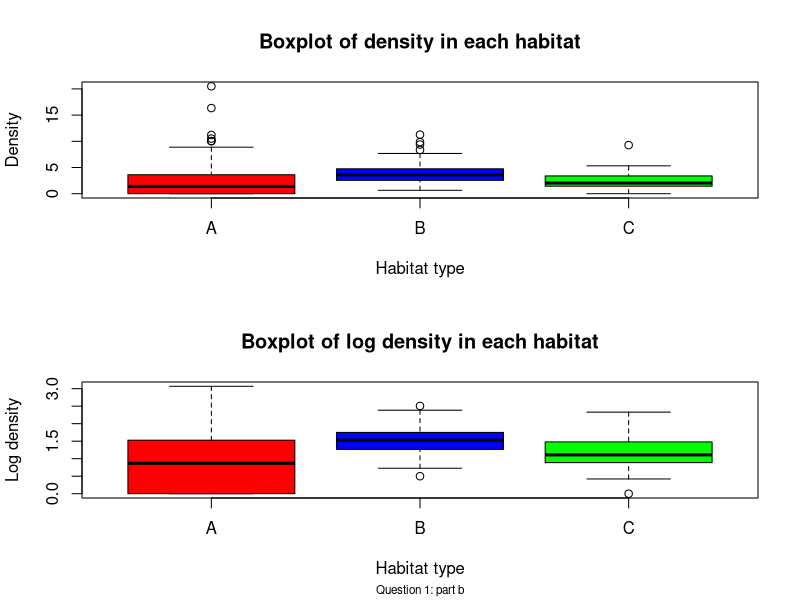
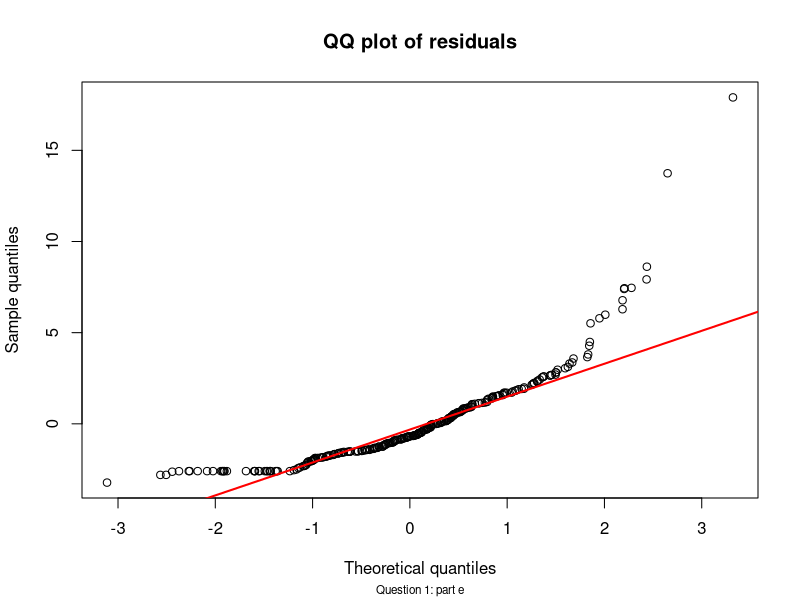

These figures' R source, in order:
## Question 1: Wild Life Population Density

#a

#Initializing the environment
setwd("~/Desktop/Statistical Computing/CW/Statistical-Computing-CW1")
eco.df <- read.table("ecoStudy.txt",header = T)

#Turning habitat variable into factor to allow for plotting and analysis of that variable
eco.df$habitat <- factor(eco.df$habitat,levels=c("A","B","C"),labels=c("A","B","C"))
attach(eco.df)

#i
round(min(density),3)
#minimum density is 0

#Selecting 1st quantile from the density column of eco-study dataset
round(quantile(density)[[2]],3)
#1st quantile of density is 1.413 to (3 d.p.)

round(median(density),3)
#Median of density is 2.744 (3 d.p.)

round(mean(density),3)
#Mean of density is 3.103 (3 d.p.)

#Selecting 3rd quantile
round(quantile(density)[[4]],3)
#3rd quantile of density is 4.193 (3 d.p.)

round(max(density),3)
#maximum value of density is 20.497 (3 d.p.)

#ii
table(habitat)
#For habitat A, B and C there are 100, 125 and 75 observations in each respectively

#b

#Creating new column in eco-study dataframe which is log of density+1
eco.df$logDensity <- log(density + 1)
attach(eco.df)

#Saving plot created below to pdf file called Boxplot.pdf into current directory (set at start up)
pdf(file="Boxplot.pdf")

#Creating graphic of side by side box plots
par(mfrow=c(2,1))

boxplot(density~habitat,
        main="Boxplot of density in each habitat",
        xlab="Habitat type",
        ylab="Density",
        col=c("red","blue","green"))

boxplot(logDensity~habitat,
        main="Boxplot of log density in each habitat",
        xlab="Habitat type",
        ylab="Log density",
        col=c("red","blue","green"),
        sub="Question 1: part b",
        cex.sub = 0.7)

dev.off()

#c

#i
#Creating vectors to store the observed densities of each habitat type
density.A <- density[habitat=="A"]
density.B <- density[habitat=="B"]
density.C <- density[habitat=="C"]

#calculating the denominator of F statistic
F.stat.denom <- (sum((density.A-mean(density.A))^2)+
                   sum((density.B-mean(density.B))^2)+
                   sum((density.C-mean(density.C))^2))/(300-3)

#calculating the numerator of F statistic
F.stat.numerator <- ((100*((mean(density.A)-mean(density))^2))+
                       (125*((mean(density.B)-mean(density))^2))+
                       (75*((mean(density.C)-mean(density))^2)))/2

#Calculating the F statistic
F.stat <- F.stat.numerator/F.stat.denom
#F statistic is 10.5 to 3 s.f.

#ii
#Finding p-value, as pf is probability that x from a RV X~F_{2}{297} is less than F.stat value the probability to be equal or larger is 1-pf
1-pf(F.stat,2,297)
#p-value is 0.0000400 to 3 s.f.

#d
#First, I create a function to calculate the numerator and denominator for one habitat type
F.stat <- function(vec=NULL){
  
  numerator<-(length(vec)*(mean(vec)-mean(density))^2)/2
  denominator<-(sum((vec-mean(vec))^2))/(300-3)
  
  #Storing in a list so can extract both values from the function output
  output <- list("num"=numerator,"den"=denominator)
  
  return(list("num"=numerator,"den"=denominator))
}

#Applying the function to each habitat type separately using the tapply function
tapply.out.Fstat<-tapply(density,habitat,FUN=F.stat)

#Calculating the F statistic by extracting and summing the numerator and denominator parts of the tapply output
tapply.F.stat<-sum(c(tapply.out.Fstat$A$num,tapply.out.Fstat$B$num,tapply.out.Fstat$C$num))/
  sum(c(tapply.out.Fstat$A$den,tapply.out.Fstat$B$den,tapply.out.Fstat$C$den))
#The answer is 10.5 (3 s.f.) as before

#e
#Function to calculate the residuals for one habitat
residual.func<- function(x){
  
  residuals <- x-mean(x)
  
  return(residuals)
}

#Calculating residuals for each habitat using tapply
residuals.list <- tapply(density, habitat, residual.func)
#Extracting residuals values from list and putting into a vector
residuals<-c(residuals.list$A,residuals.list$B,residuals.list$C)

pdf(file="QQ plot.pdf")
#Creating QQ plot
sorted.residuals<-sort(residuals)
sorted.normal.dist<-sort(rnorm(300))

plot(x=sorted.normal.dist,y=sorted.residuals,
     xlab="Theoretical quantiles",
     ylab="Sample quantiles",
     main="QQ plot of residuals",
     sub="Question 1: part e",
     cex.sub = 0.7)
#Adding in reference line
qqline(residuals, col = "red", lwd = 2)

#Viewing the QQ plot the tails diverge from the line (especially the upper tail which diviates significantly) 
#and the shape has a slight U. This gives evidence that the normality assumption has not been satisfied

dev.off()

detach(eco.df)
#----------------------------------------------------------------------------------------------------# 
## Question 2: Mixture Models

#a
calcLogMix2Gamma <- function(x,alpha,beta,p){
  
  #checking input argument are valid 
  #(note check numeric before using setequal so dont non-numeric input error)
  if(is.numeric(x)==F || setequal(x,abs(x))==F){
    stop("x is not a numeric vector of only positive values")
    
  }else if(length(alpha)!=2 || is.numeric(alpha)==F || setequal(alpha,abs(alpha))==F){
    stop("alpha needs to a numeric vector of length 2 of positive values")
    
  }else if(length(beta)!=2 || is.numeric(beta)==F || setequal(beta,abs(beta))==F){
    stop("beta needs to a numeric vector of length 2 of positive values")
    
  }else if(is.numeric(p)==F || length(p)!=1 || p>1 || p<0){
    stop("p must be a single numeric value between 0 and 1 inclusive")
  }
  
  #calculating the pdf for each value of x using the provided formula
  prob.dist<-p*(x^(alpha[1]-1)*exp(-beta[1]*x)*beta[1]^alpha[1])/gamma(alpha[1])+
    (1-p)*(x^(alpha[2]-1)*exp(-beta[2]*x)*beta[2]^alpha[2])/gamma(alpha[2])
  
  #calculating the log of the joint probability distribution
  log.prob.dist <- log(prod(prob.dist))
  
  return(log.prob.dist)
}

#c
#Creating arguments for calcLogMix2Gamma function
x <- c(0.06, 2.32, 4.81, 0.02, 2.33, 2.18, 0.83, 2.45, 2.10, 3.27)
alpha <- c(0.5, 6)
beta <- c(0.5, 2.5)
p <- 0.35

#Using calcLogMixGamma function with required inputs and rounding to 3 d.p.
round(calcLogMix2Gamma(x,alpha,beta,p),3)

#The log of the joint pdf is -13.928 (to 3 d.p.) using the parameters and observed values above
#-------------------------------------------------------------------------------------------------#
## Question 3: Riemann Integration
#a
smoothCurve <- function(x,alpha,beta,p,q,k){
  #To calculate g(x) I split up the term to allow for easier manual 
  #checking of values and reduce errors due to missing a bracket
  
  #calculating numerator and denominator in log term of g(x) function
  numerator <- (gamma(x+beta)^k)*(p^alpha)*(q^beta)
  denominator <- (gamma(alpha)^k)*(gamma(beta)^k)
  
  #combining parts of g(x) to calculate value of g(x)
  g <- sin((1/(2*alpha))*log(numerator/denominator))
  
  return(g)
}

#b
calcMidRiemannLoop <- function(xVec,alpha,beta,p,q,k){
  #setting up vector to store areas of each (x_{i-1},x_{i}) segment
  interval.area<-rep(0,length(xVec)-1)
  
  #loop to calculate the area in each interval
  #As we are told that the x intercept is not crossed in any interval we do not need to worry about 
  #having to split the area into 2 and calculating the area separately for part above and below x-axis
  
  for (i in 2:length(xVec)){
    #Calculating x input for g(x) function
    x <- (xVec[i]+xVec[i-1])/2
    
    #using equation 6 with absolute value as area cannot be negative
    interval.area[i-1] <- abs((xVec[i]-xVec[i-1])*smoothCurve(x,alpha,beta,p,q,k))
  }
  
  #Calculating total area by summing areas within each segment
  approx.area <- sum(interval.area)
  
  return(approx.area)
}

#c
calcMidRiemann <- function(xVec,alpha,beta,p,q,k){
  #Checking xVec argument
  if (is.numeric(xVec)==F || length(xVec)<2 || setequal(xVec,sort(xVec)==F)){
    stop("xVec argument must be numeric, of length greater than 1 with values in
         increasing order")
    
  }else if (length(alpha)>1 || is.numeric(alpha)==F || alpha<=0){
    stop("alpha must be a single positive numeric value")
    
  }else if (length(beta)>1 || is.numeric(beta)==F || beta<=0){
    stop("beta must be a single positive numeric value")
    
  }else if (length(p)>1 || is.numeric(p)==F){
    stop("p must be a single numeric value")
    
  }else if (length(k)>1 || is.numeric(k)==F){
    stop("k must be a single numeric value")
    
  }else if (length(q)>1 || is.numeric(q)==F){
    stop("q must be a single numeric value")
  }
  #Creating vector containing the intervals which we need to calculate the area of
  interval.region<-xVec[-1]-xVec[1:length(xVec)-1]
  
  #values of x to input into g(x) for each of the corresponding intervals
  g.func.input <-(xVec[-1]+xVec[1:length(xVec)-1])/2
  
  #calculating each intervals approximate area using equation (6) without summation
  interval.area <- abs(interval.region*smoothCurve(g.func.input,alpha,beta,p,q,k))
  
  #summing individual areas to find total area 
  approx.area <- sum(interval.area)
  
  return(approx.area)
}
#e
#Creating vector of intervals as specified
xVec <- seq(from=2,to=8,by=0.01)

round(calcMidRiemann(xVec,2.1,0.5,3,6,2),3)
#The approximate area using middle Riemann sum is 4.316 to 3 d.p.

#f
calcMidRiemannAreas <- function(xSeqList,alpha,beta,p,q,k){
  #Using sapply to apply calcMidRiemann function to each list element and return each calculated area as an element of a vector
  vector.of.areas <- sapply(xSeqList,calcMidRiemann,alpha=alpha,beta=beta,p=p,q=q,k=k)
  
  #Summing areas calculated for each list element to find total area
  total.area<-sum(vector.of.areas)
  
  return(total.area)
}

#g
#creating list of sequences as defined in question
xSeqList <- list(seq(from=3.5,to=8,by=0.01),seq(from=2,to=4.3,by=0.1),seq(from=1.07,to=9.012,by=0.001))

round(calcMidRiemannAreas(xSeqList,1.9,0.75,2.15,7,1.65),3)
#Total area is 10.847 to 3 d.p.

#-------------------------------------------------------------------------------------------------#
## Question 4: Hidden Markov Model
#a
weatherSeqProb <- function(weatherSeq,trProbs,initProbs){
  
  #Setting up vector to store each transition probability in
  transition.prob<-rep(0,length(weatherSeq))
  
  #Finding initial probability of chosen sequence
  if (weatherSeq[1]=="s"){
    transition.prob[1] <- initProbs[1]
  }else if (weatherSeq[1]=="c"){
    transition.prob[1]  <- initProbs[2]
  }else if (weatherSeq[1]=="r"){
    transition.prob[1]  <- initProbs[3]
  }
  #Assigning numeric values to weather sequence letters to be able to call indexes of matrix
  weatherSeq.numeric <- ifelse(weatherSeq=="s",1,ifelse(weatherSeq=="c",2,3))
  
  for (i in 2:length(weatherSeq)){
    #trProbs[i,j] is the probability to go from state i to state j and
    #i-1 in weatherSeq is last state and i is current state, thus can use
    #wetherSeq.numeric to access the transitional probability
    transition.prob[i] <- trProbs[weatherSeq.numeric[i-1],weatherSeq.numeric[i]]
  }
  
  #Calculating log total probability
  total.prob.log <- log(prod(transition.prob))
  
  return(total.prob.log)
}

#b
weatherSeq <- c("c","s","c","r","s","s")
trProbs <- matrix(c(0.5,0.4,0.1,0.33,0.35,0.32,0.3,0.3,0.4),nrow=3,ncol=3,byrow = T)
initProbs <- c(0.45,0.25,0.3)

round(weatherSeqProb(weatherSeq,trProbs,initProbs),3)
#log probability of weather sequence is -6.448 (3 d.p.)

#c
weatherColourProbs <- function(colourSeq,emitProbs,weatherSeq,trProbs,initProbs){
  #We can rearrange the probabilities 
  
  #calculate probabilities for weather sequence as before
  total.weather.prob <- exp(weatherSeqProb(weatherSeq,trProbs,initProbs))
  
  #Creating numeric vectors of weather and jacket sequence
  weatherSeq.numeric <- ifelse(weatherSeq=="s",1,ifelse(weatherSeq=="c",2,3))
  colourSeq.numeric <- ifelse(colourSeq=="B",1,2)
  
  #Creating vector to store the probabilities of selecting the ith jacket colour  
  #given the ith weather condition in the sequence
  colour.trans.prob <- rep(0,length(colourSeq))
  for (i in 1:length(colourSeq)){
    #Storing prob of selecting the jacket in the ith sequence position for the ith weather condition in the sequence
    colour.trans.prob[i] <- emitProbs[weatherSeq.numeric[i],colourSeq.numeric[i]]  
  }
  
  #calculating total probability of observing sequence of weather and jacket colour
  total.prob <- total.weather.prob*prod(colour.trans.prob)
  
  log.total.prob <- log(total.prob)
  return(log.total.prob)
}

#d
#Setting up arguments to input into function
weatherSeq <- c("r","s","c","r","c","r","s","s")
colourSeq <- c("B","W","W","B","B","W","W","W")
initProbs <- c(0.35,0.45,0.2)
trProbs <- matrix(c(0.55,0.25,0.2,0.25,0.35,0.4,0.2,0.15,0.65),nrow=3,ncol=3,byrow = T)
emitProbs <- matrix(c(0.2,0.8,0.55,0.45,0.9,0.1),nrow=3,ncol=2,byrow = T)

round(weatherColourProbs(colourSeq,emitProbs,weatherSeq,trProbs,initProbs),3)
#Answer is -15.121 (3 d.p.)
